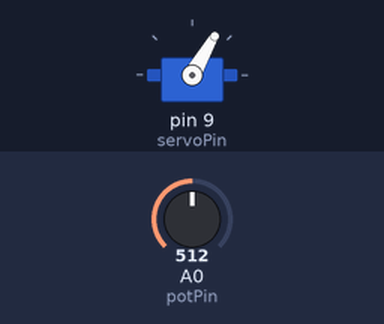
The sketch below on a simulated Arduino Uno, built with avr-gcc and run on an emulated ATmega328P. Parts: servo. The inputs (shaded band) are chosen by the test bench; at power-on: A0 (potPin) = 512.

Above: at 0.89 s.
1.4 s: A0 (potPin) set to 900
At 1.75 s:
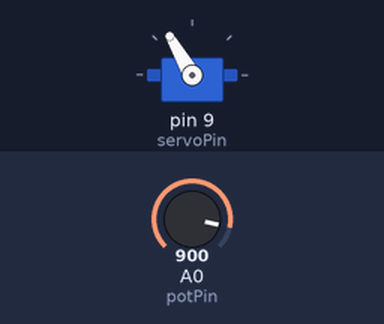
4.4 s: A0 (potPin) set to 306
At 4.83 s:
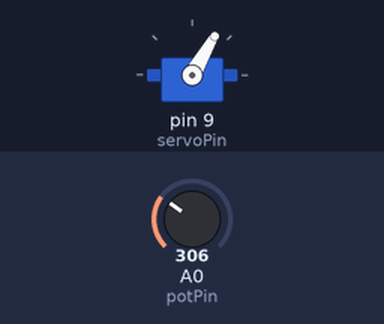
Timing chart, 0 to 13.4 s (numbered marks = the images above; inputs shaded):
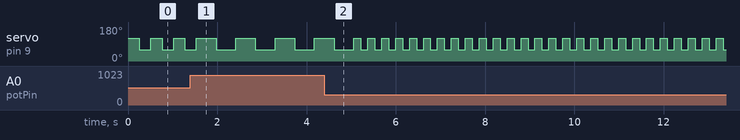

The sketch:

paper_crane_speed_control.ino
```cpp
#include <Servo.h>

Servo myServo;
const int servoPin = 9;     // 伺服馬達針腳
const int potPin = A0;      // 可變電阻針腳

void setup() {
    myServo.attach(servoPin);
}

void loop() {
    // 讀取可變電阻值（0-1023）
    int potValue = analogRead(potPin);

    // 將可變電阻值轉換為延遲時間（10-500毫秒）
    int delayTime = map(potValue, 0, 1023, 10, 500);

    // 控制紙鶴擺動
    myServo.write(120);     // 向左擺動
    delay(delayTime);       // 使用可變電阻控制的速度
    myServo.write(60);      // 向右擺動
    delay(delayTime);       // 使用可變電阻控制的速度
} 
```

Measured:
- after the input at 1.4 s, servo on pin 9 (servoPin): alternates 120° for 0.44 s and 60° for 0.44 s, starting after 0.57 s
- by itself, servo on pin 9 (servoPin): alternates 120° for 0.26 s and 60° for 0.26 s
